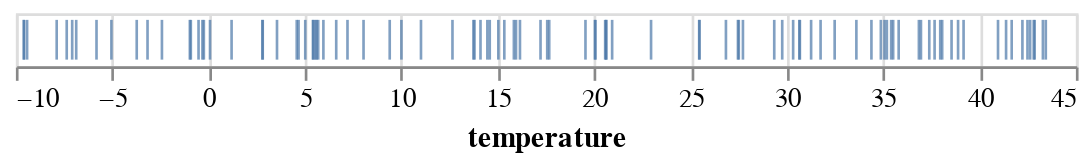

Notebook code for this chart:
### Code cell
base = alt.Chart(df)
tick = base.mark_tick().encode(
    x=alt.X(field="temperature", type="quantitative", scale=alt.Scale(type="linear"))
)
display_chart(tick)

### Figure 1 — Vega-Lite specification as saved in the notebook (floating-point values rounded to 4 significant figures)
{"config": {"view": {"continuousWidth": 400, "continuousHeight": 300}}, "data": {"name": "data-62648c40dc40a84dcc0ff734b69b013d"}, "mark": "tick", "encoding": {"x": {"field": "temperature", "scale": {"type": "linear"}, "type": "quantitative"}}, "$schema": "https://vega.github.io/schema/vega-lite/v4.17.0.json", "datasets": {"data-62648c40dc40a84dcc0ff734b69b013d": [{"temperature": 15.95, "wind": 44.06, "precipitation": 39.57, "condition": "sun"}, {"temperature": 35.8, "wind": 57.35, "precipitation": 51.1, "condition": "snow"}, {"temperature": 34.39, "wind": 96.36, "precipitation": 40.97, "condition": "drizzle"}, {"temperature": 7.205, "wind": 25.15, "precipitation": 85.49, "condition": "drizzle"}, {"temperature": 19.55, "wind": 57.88, "precipitation": 73.7, "condition": "sun"}, {"temperature": 40.96, "wind": 18.24, "precipitation": 12.34, "condition": "drizzle"}, {"temperature": 8.037, "wind": 34.86, "precipitation": 47.4, "condition": "drizzle"}, {"temperature": -0.9238, "wind": 38.28, "precipitation": 49.08, "condition": "snow"}, {"temperature": 5.432, "wind": 26.38, "precipitation": 11.85, "condition": "fog"}, {"temperature": -0.5233, "wind": 20.34, "precipitation": 17.6, "condition": "rain"}, {"temperature": -0.3212, "wind": 56.71, "precipitation": 27.9, "condition": "snow"}, {"temperature": -5.817, "wind": 7.922, "precipitation": 58.97, "condition": "sun"}, {"temperature": 29.35, "wind": 42.36, "precipitation": 52.3, "condition": "snow"}, {"temperature": -3.17, "wind": 25.42, "precipitation": 75.96, "condition": "sun"}, {"temperature": 29.76, "wind": 60.51, "precipitation": 27.63, "condition": "sun"}, {"temperature": -2.423, "wind": 71.82, "precipitation": 27.87, "condition": "rain"}, {"temperature": 27.72, "wind": 25.5, "precipitation": 56.95, "condition": "rain"}, {"temperature": 42.86, "wind": 64.08, "precipitation": 43.21, "condition": "drizzle"}, {"temperature": 17.67, "wind": 69.77, "precipitation": 4.879, "condition": "snow"}, {"temperature": 14.11, "wind": 57.18, "precipitation": 23.0, "condition": "sun"}, {"temperature": 13.74, "wind": 47.92, "precipitation": 14.36, "condition": "drizzle"}, {"temperature": 38.55, "wind": 71.4, "precipitation": 47.87, "condition": "rain"}, {"temperature": 35.42, "wind": 15.37, "precipitation": 10.14, "condition": "drizzle"}, {"temperature": 42.81, "wind": 19.29, "precipitation": 83.72, "condition": "sun"}, {"temperature": 5.542, "wind": 37.92, "precipitation": 1.806, "condition": "rain"}, {"temperature": 31.26, "wind": 25.61, "precipitation": 94.0, "condition": "snow"}, {"temperature": 12.65, "wind": 19.72, "precipitation": 4.277, "condition": "snow"}, {"temperature": 27.46, "wind": 18.46, "precipitation": 14.86, "condition": "snow"}, {"temperature": 39.17, "wind": 62.58, "precipitation": 61.91, "condition": "drizzle"}, {"temperature": 20.58, "wind": 6.979, "precipitation": 26.2, "condition": "fog"}, {"temperature": 43.44, "wind": 91.73, "precipitation": 49.93, "condition": "rain"}, {"temperature": 37.39, "wind": 37.35, "precipitation": 79.01, "condition": "rain"}, {"temperature": -0.974, "wind": 52.37, "precipitation": 30.45, "condition": "fog"}, {"temperature": 32.48, "wind": 88.07, "precipitation": 79.8, "condition": "drizzle"}, {"temperature": 35.07, "wind": 20.18, "precipitation": 68.33, "condition": "drizzle"}, {"temperature": 30.65, "wind": 70.21, "precipitation": 14.84, "condition": "fog"}, {"temperature": 17.57, "wind": 23.57, "precipitation": 33.43, "condition": "fog"}, {"temperature": 37.67, "wind": 25.75, "precipitation": 22.16, "condition": "fog"}, {"temperature": 5.014, "wind": 35.85, "precipitation": 50.43, "condition": "drizzle"}, {"temperature": 0.072, "wind": 2.304, "precipitation": 43.69, "condition": "snow"}, {"temperature": 5.955, "wind": 97.51, "precipitation": 18.94, "condition": "fog"}, {"temperature": 30.33, "wind": 11.12, "precipitation": 16.1, "condition": "rain"}, {"temperature": 14.46, "wind": 51.39, "precipitation": 51.52, "condition": "fog"}, {"temperature": 9.396, "wind": 14.41, "precipitation": 58.34, "condition": "drizzle"}, {"temperature": -7.883, "wind": 98.24, "precipitation": 51.41, "condition": "snow"}, {"temperature": 36.85, "wind": 17.44, "precipitation": 55.91, "condition": "drizzle"}, {"temperature": -9.583, "wind": 23.84, "precipitation": 61.61, "condition": "fog"}, {"temperature": -9.419, "wind": 53.25, "precipitation": 78.45, "condition": "sun"}, {"temperature": 4.572, "wind": 9.069, "precipitation": 42.45, "condition": "rain"}, {"temperature": 6.62, "wind": 35.88, "precipitation": 64.99, "condition": "rain"}, {"temperature": 20.63, "wind": 28.95, "precipitation": 14.3, "condition": "rain"}, {"temperature": -9.584, "wind": 83.65, "precipitation": 35.87, "condition": "snow"}, {"temperature": 11.02, "wind": 82.98, "precipitation": 67.52, "condition": "drizzle"}, {"temperature": 5.411, "wind": 21.06, "precipitation": 98.11, "condition": "fog"}, {"temperature": 2.807, "wind": 40.81, "precipitation": 17.11, "condition": "drizzle"}, {"temperature": 33.61, "wind": 68.87, "precipitation": 1.751, "condition": "drizzle"}, {"temperature": -3.731, "wind": 22.99, "precipitation": 20.45, "condition": "sun"}, {"temperature": 38.89, "wind": 4.451, "precipitation": 50.19, "condition": "snow"}, {"temperature": 30.68, "wind": 57.59, "precipitation": 3.882, "condition": "sun"}, {"temperature": 20.94, "wind": 86.16, "precipitation": 84.65, "condition": "sun"}, {"temperature": 37.96, "wind": 83.22, "precipitation": 78.1, "condition": "sun"}, {"temperature": 2.789, "wind": 5.605, "precipitation": 64.23, "condition": "rain"}, {"temperature": -7.363, "wind": 57.38, "precipitation": 18.5, "condition": "sun"}, {"temperature": 1.191, "wind": 46.53, "precipitation": 56.22, "condition": "rain"}, {"temperature": 5.601, "wind": 10.56, "precipitation": 10.01, "condition": "sun"}, {"temperature": 38.06, "wind": 40.56, "precipitation": 18.58, "condition": "rain"}, {"temperature": 10.0, "wind": 0.3814, "precipitation": 3.432, "condition": "snow"}, {"temperature": 35.52, "wind": 85.38, "precipitation": 72.28, "condition": "rain"}, {"temperature": 42.22, "wind": 21.9, "precipitation": 64.45, "condition": "snow"}, {"temperature": 42.63, "wind": 16.6, "precipitation": 85.32, "condition": "sun"}, {"temperature": 4.667, "wind": 13.91, "precipitation": 87.48, "condition": "drizzle"}, {"temperature": 16.15, "wind": 38.0, "precipitation": 47.26, "condition": "rain"}, {"temperature": 15.03, "wind": 86.43, "precipitation": 81.7, "condition": "rain"}, {"temperature": 35.19, "wind": 72.51, "precipitation": 22.44, "condition": "sun"}, {"temperature": 26.84, "wind": 83.91, "precipitation": 63.12, "condition": "drizzle"}, {"temperature": 34.88, "wind": 45.33, "precipitation": 0.9936, "condition": "rain"}, {"temperature": 41.38, "wind": 7.545, "precipitation": 54.7, "condition": "snow"}, {"temperature": 36.96, "wind": 49.47, "precipitation": 85.48, "condition": "snow"}, {"temperature": 14.59, "wind": 4.49, "precipitation": 10.31, "condition": "sun"}, {"temperature": 20.04, "wind": 66.33, "precipitation": 74.45, "condition": "sun"}, {"temperature": 25.47, "wind": 82.06, "precipitation": 61.2, "condition": "rain"}, {"temperature": 20.07, "wind": 46.45, "precipitation": 53.6, "condition": "snow"}, {"temperature": 5.685, "wind": 58.17, "precipitation": 31.24, "condition": "snow"}, {"temperature": 42.49, "wind": 71.08, "precipitation": 61.47, "condition": "rain"}, {"temperature": -7.079, "wind": 27.0, "precipitation": 19.79, "condition": "rain"}, {"temperature": -5.045, "wind": 88.94, "precipitation": 99.5, "condition": "fog"}, {"temperature": 25.45, "wind": 96.39, "precipitation": 69.85, "condition": "rain"}, {"temperature": 22.96, "wind": 88.49, "precipitation": 40.27, "condition": "snow"}, {"temperature": 27.51, "wind": 29.84, "precipitation": 27.85, "condition": "fog"}, {"temperature": -6.87, "wind": 54.9, "precipitation": 29.74, "condition": "snow"}, {"temperature": 41.67, "wind": 21.39, "precipitation": 23.45, "condition": "sun"}, {"temperature": 15.84, "wind": 14.55, "precipitation": 78.91, "condition": "sun"}, {"temperature": 13.79, "wind": 31.92, "precipitation": 65.39, "condition": "fog"}, {"temperature": -0.2479, "wind": 16.05, "precipitation": 26.22, "condition": "sun"}, {"temperature": 20.63, "wind": 15.35, "precipitation": 94.2, "condition": "rain"}, {"temperature": 17.22, "wind": 61.15, "precipitation": 27.79, "condition": "snow"}, {"temperature": 15.34, "wind": 52.16, "precipitation": 44.26, "condition": "drizzle"}, {"temperature": 43.29, "wind": 30.62, "precipitation": 90.71, "condition": "drizzle"}, {"temperature": 31.75, "wind": 54.0, "precipitation": 98.59, "condition": "drizzle"}, {"temperature": 3.548, "wind": 96.91, "precipitation": 50.0, "condition": "fog"}]}}
